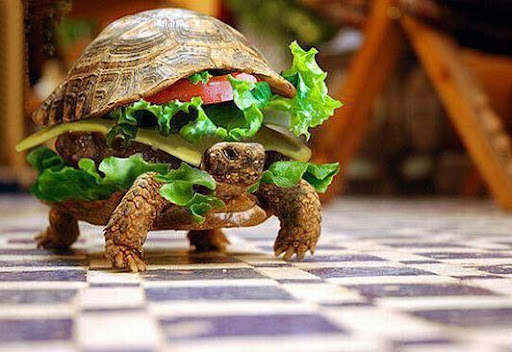
#> input picture assets/hamkroun.png, 512 x 352 px
$ python tuto2.py
#> lines starting #> are read from the running program, lines starting #| are printed output that depends on the picture; after the words box and inside, x2 and y2 are one past the last pixel; in counts of white or black regions, pixels touching at a corner belong together
import cv2
import random
img = cv2.imread('assets/hamkroun.png', -1)
#> img is the input picture: shape (352, 512, 3); mean B, G, R 92.2, 118.9, 140.6

tag = img [100:200, 250:350]
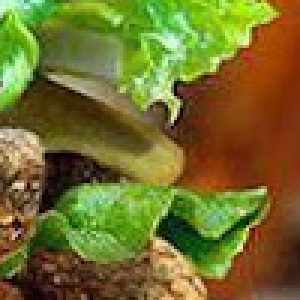
#> tag: shape (100, 100, 3) (shown 3 times larger); mean B, G, R 43.6, 110, 114.8
img[50:150 , 200:300] = tag
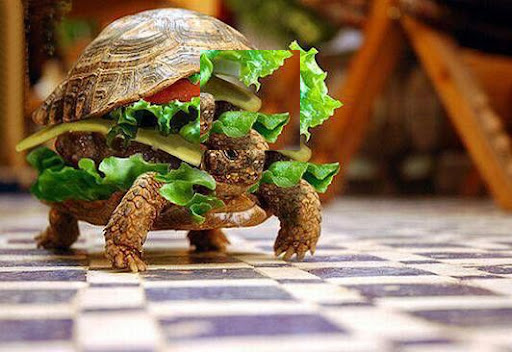
#> img: shape (352, 512, 3); 5.55% of pixels changed, all inside (x1, y1, x2, y2) = (200, 50, 300, 150)

# print(type(img))
print(img.shape) #height, width,channels
#| (352, 512, 3)

print(img[45:400])
#> (printed output is left out)

# for i in range(100): # for i in range(img.shape[0]):
#     for j in range(img.shape[1]):
#         img[i][j] = [random.randint(0,255),random.randint(0,255),random.randint(0,255)]

cv2.imshow('Image',img)
cv2.waitKey(0)
cv2.destroyAllWindows()

$ run again, with assets/soccer_practice.jpg saved as assets/hamkroun.png
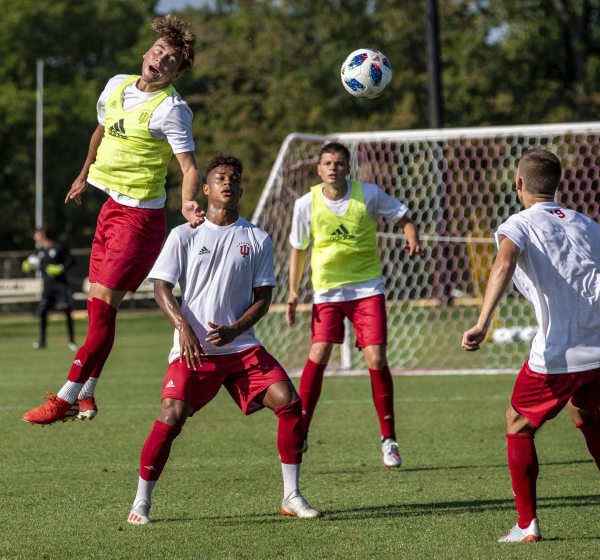
#> input picture assets/soccer_practice.jpg, 1200 x 1119 px (shown at 1/2 size)
#> img is the input picture: shape (1119, 1200, 3); mean B, G, R 70.9, 96, 102.6
#> `tag = img [100:200, 250:350]`:
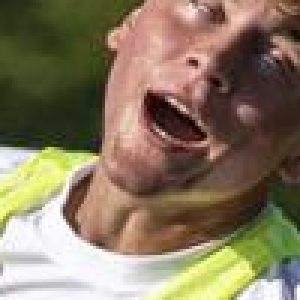
#> tag: shape (100, 100, 3) (shown 3 times larger); mean B, G, R 96.2, 120.3, 135.3
#> `img[50:150 , 200:300] = tag`:
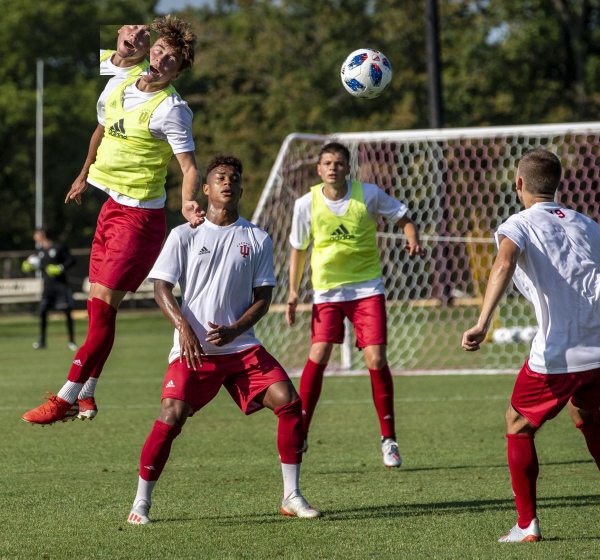
#> img: shape (1119, 1200, 3) (shown at 1/2 size); 0.74% of pixels changed, all inside (x1, y1, x2, y2) = (200, 50, 300, 150)
#| (1119, 1200, 3)
#> (printed output is left out)
